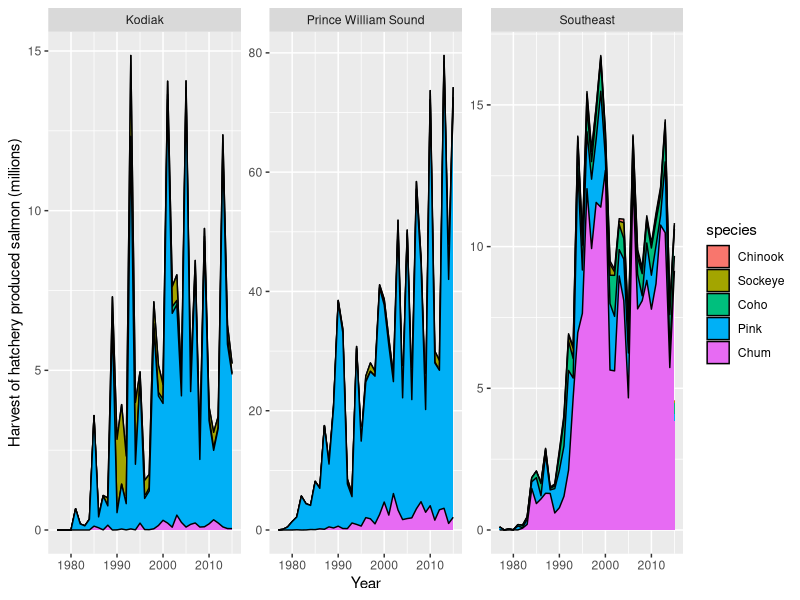

Generate this figure with R:
library(ggplot2)
library(dplyr)
library(reshape2)

seak = read.csv("salmon/data-generated/stopha_table32.csv")
pws = read.csv("salmon/data-generated/stopha_table33.csv")
kodiak = read.csv("salmon/data-generated/stopha_table35.csv")

seak = melt(seak, id.vars = c("Year"))
pws = melt(pws, id.vars = c("Year"))
kodiak = melt(kodiak, id.vars = c("Year"))

seak$region = "Southeast"
pws$region = "Prince William Sound"
kodiak$region = "Kodiak"

seak$value[which(is.na(seak$value))] = 0
pws$value[which(is.na(pws$value))] = 0
kodiak$value[which(is.na(kodiak$value))] = 0

dat = bind_rows(seak, pws)
dat = bind_rows(dat, kodiak)

names(dat)[which(names(dat)=="variable")]="species"
dat$value = dat$value / 1000000

pdf("hatchery_harvest.pdf")
ggplot(dat, aes(Year, value)) +
  geom_area(aes(fill = species), position = "stack", colour = 1) +
  xlab("Year") + ylab("Harvest of hatchery produced salmon (millions)") +
  facet_wrap(~region, scale="free_y")
dev.off()

